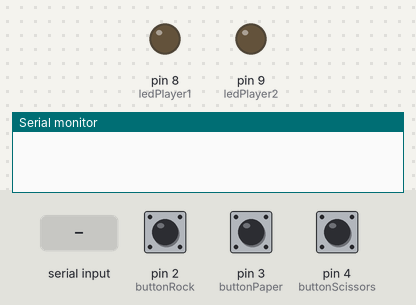
Recording of a sketch running on a simulated Arduino Uno, built with avr-gcc and run on an emulated ATmega328P. Parts: output pins drawn as LEDs (lit = HIGH), the last lines printed to the serial monitor. Inputs (shaded band) come from the test bench; at power-on: pin 2 (buttonRock) LOW, pin 3 (buttonPaper) LOW, pin 4 (buttonScissors) LOW.

Above: at 1.2 s.
1.3 s: pin 2 (buttonRock) pulled HIGH for 0.15 s
3.8 s: "1\n" received over Serial
At 5.0 s:
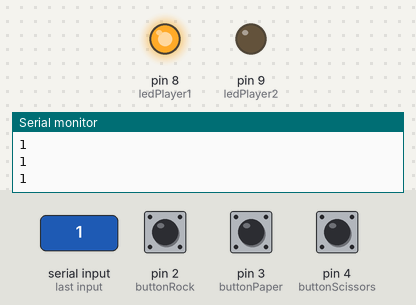
5.8 s: pin 2 (buttonRock) pulled HIGH for 3.2 s
At 10.0 s:
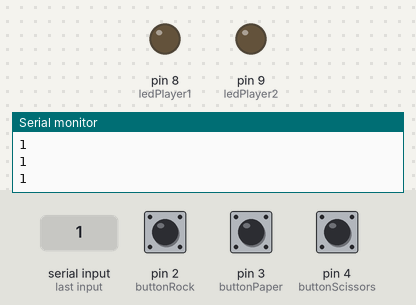
Timing chart, 0 to 11.5 s (numbered marks = the images above; inputs shaded):
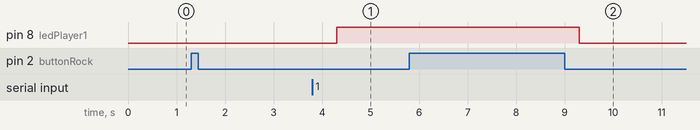

The sketch:

P7H1_IDEKE.ino
```cpp
/*
  P7L1
  <I>.<Dekel>
  <3/10/25>

  A one player Rock paper scissors game against the computer
  using 3 buttons (Inputs) as rock, paper and scissors. Also, using two LEDs to notify the play whether they won or the computer
  using a random number generator in MatLab to produce a random output of rock,paper or scissors. The program is incoperating a winner system
  tp detemrine the winner and send a output on the monitor and in the from of an LED light

*/

const int buttonRock = 2;    // Pin for Rock button
const int buttonPaper = 3;   // Pin for Paper button
const int buttonScissors = 4; // Pin for Scissors button
const int ledPlayer1 = 8;    // LED to show Player 1 wins
const int ledPlayer2 = 9;    // LED to show Player 2 wins

int playerChoice = 0; // Player 1 choice: 1 = Rock, 2 = Paper, 3 = Scissors
int winner = 0; // 0 = Draw, 1 = Player 1, 2 = Player 2

void setup() {
  pinMode(buttonRock, INPUT);
  pinMode(buttonPaper, INPUT);
  pinMode(buttonScissors, INPUT);
  pinMode(ledPlayer1, OUTPUT);
  pinMode(ledPlayer2, OUTPUT);
  Serial.begin(9600); // Start serial communication for MATLAB communication
}

void loop() {
  // Read button presses for Player 1's choice
  if (digitalRead(buttonRock) == HIGH) {
    playerChoice = 1; // Rock
  } else if (digitalRead(buttonPaper) == HIGH) {
    playerChoice = 2; // Paper
  } else if (digitalRead(buttonScissors) == HIGH) {
    playerChoice = 3; // Scissors
  }

  // If Player 1 has made a choice, send it to MATLAB for Player 2's random choice
  if (playerChoice > 0) {
    Serial.println(playerChoice); // Send Player 1's choice to MATLAB
    delay(1000); // Wait for MATLAB to send the winner back
    if (Serial.available() > 0) {
      winner = Serial.parseInt(); // Receive the winner from MATLAB

      // Display the winner
      if (winner == 1) {
        digitalWrite(ledPlayer1, HIGH);  // Player 1 wins
        digitalWrite(ledPlayer2, LOW);
      } else if (winner == 2) {
        digitalWrite(ledPlayer1, LOW);
        digitalWrite(ledPlayer2, HIGH);  // Player 2 wins
      } else {
        digitalWrite(ledPlayer1, LOW);
        digitalWrite(ledPlayer2, LOW);  // Draw
      }

      // Reset the game
      playerChoice = 0;
      winner = 0;
      delay(3000); // Wait before resetting the game
    }
  }
}
```

Measured:
- after the input at 3.8 s, pin 8 (ledPlayer1): LOW → HIGH after 0.50 s
- after the input at 5.8 s, pin 8 (ledPlayer1): HIGH → LOW after 3.5 s
